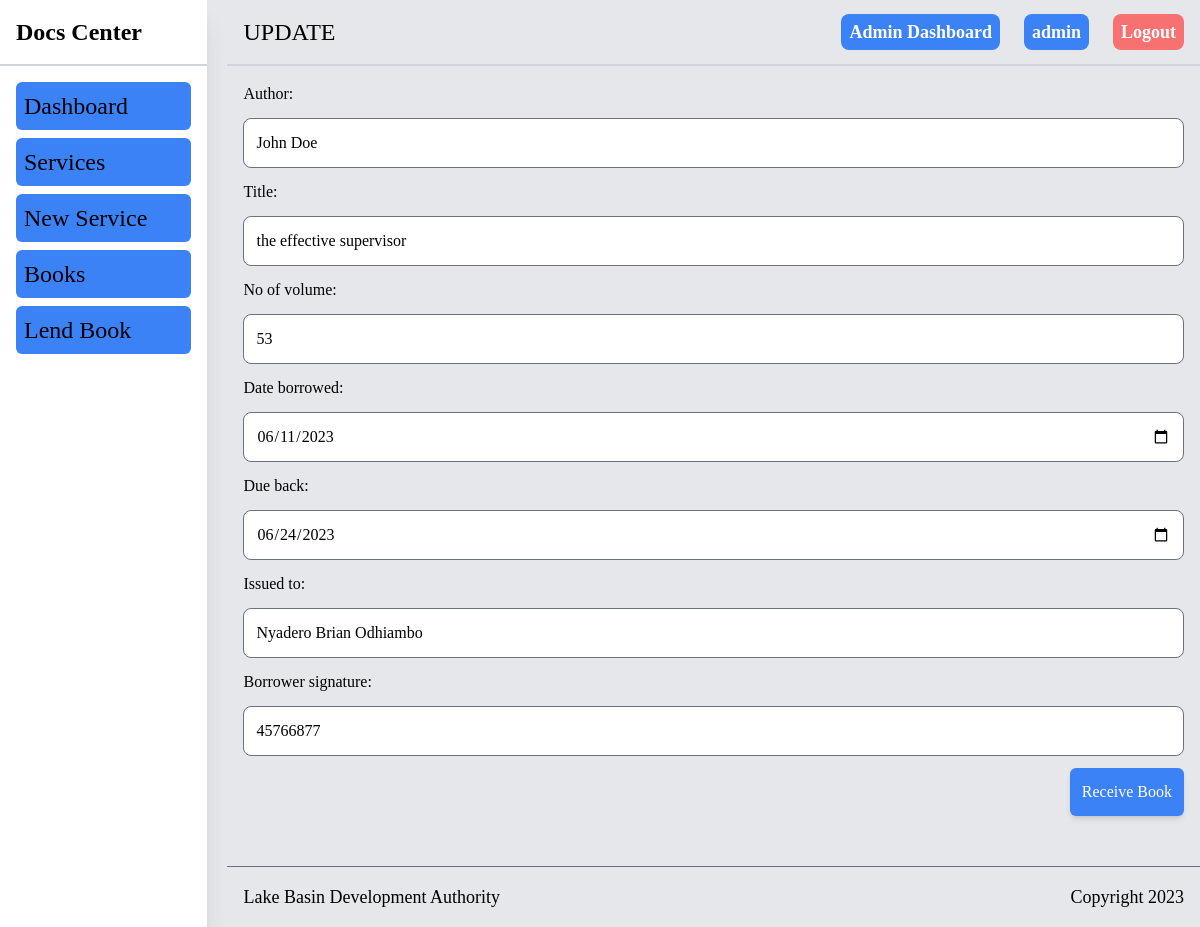
Page /library/update/1 (signed in) on the committed database.
### library/models.py (models this page shows, shortened)
class Book(models.Model):
    author = models.CharField(max_length=255)
    title = models.CharField(max_length=255)
    no_of_volume = models.CharField(max_length=255, null=True)
    issued_to = models.CharField(max_length=255, null=True)
    borrower_signature = models.IntegerField(null=False)
    created_at = models.DateTimeField(auto_now_add=True)
    returned = models.BooleanField(default=False)
    borrowed = models.BooleanField(default=False)
    issuing_officer = models.ForeignKey(User, related_name="books", on_delete=models.CASCADE, default=1)
    due_back = models.DateField(null=False)
    date_borrowed = models.DateField(null=False)
    date_returned = models.DateField(null = True)
    class Meta:
        ordering = ('title',)
        verbose_name_plural = "Books"

### library/views.py (the view)
# urls.py: re_path(r'^update/(?P<pk>\d+)', views.updateDocument, name="update-document"),
@login_required
def updateDocument(request, pk):
    document = get_object_or_404(Book, pk=pk)
    if request.method == "POST":
        form = NewDocumentForm(instance=document, data=request.POST)
        if form.is_valid():
            form.save()
            return redirect("library:index")
    else:
        form = NewDocumentForm(instance=document)
    return render(request, "library/edit-document.html", {"form": form, "object": document})

### library/forms.py
class NewDocumentForm(forms.ModelForm):
    class Meta:
        model = Book
        fields = ["author", "title", "no_of_volume", "date_borrowed", "due_back", "issued_to", "borrower_signature"]
        widgets = {
            "author": forms.TextInput(attrs={"class": INPUT_CLASS, "placeholder": "Author of the book"}),
            "title": forms.TextInput(attrs={"class": INPUT_CLASS, "placeholder": "Title of the book"}),
            "no_of_volume": forms.TextInput(attrs={"class": INPUT_CLASS, "placeholder": "Volume number"}),
            "date_borrowed": forms.DateInput(attrs={"class": INPUT_CLASS, "placeholder": "Title of the book", "type": "date"}),
            "due_back": forms.DateInput(attrs={"class": INPUT_CLASS, "placeholder": "Title of the book", "type": "date"}),
            "issued_to": forms.TextInput(attrs={"class": INPUT_CLASS, "placeholder": "Name of the borrower"}),
            "borrower_signature": forms.NumberInput(attrs={"class": INPUT_CLASS, "placeholder": "Borrower signature"}),
        }

### library/templates/library/edit-document.html (shortened to what this page needs)
{% extends 'core/base.html' %}
{% block crumbs %} Update {% endblock %}
{% block content %}
<div>
   <div>
        <form action="" method="post">
            {{ form.as_p }}
            <div class="flex justify-end w-full">
                <button class="bg-blue-500 text-white p-3 rounded-md shadow-md">Receive Book</button>
            </div>
        </form>
    </div>
</div>
{% endblock %}

### core/templates/core/base.html (shortened to what this page needs)
{% load static tailwind_tags %}
<!DOCTYPE html>
<html lang="en">
	<head>
		{% tailwind_css %}
	</head>
	<body class="bg-gray-200 font-serif leading-normal tracking-normal">
        <section class="flex gap-5">
            <aside class="bg-white shadow-xl w-64">
                <div class="sticky top-0">
                      <div class="p-4 border-b-2 border-b-gray-300">
                    <a href="/" class="font-semibold text-2xl" >Docs Center</a>
                </div>
                <nav class="p-4 w-full">
                    <ul class="">
                        <a href="/" class="text-2xl font-medium text-black dark:text-white mb-4 active::text-red-500">
                           <li class="mb-2 bg-blue-500 p-2 rounded-md w-full cursor-pointer focus:bg-blue-900">Dashboard</li>
                        </a>
                        <a href="{% url 'services:index' %}" class="text-2xl font-medium text-black dark:text-white mb-4">
                            <li class="mb-2 bg-blue-500 p-2 rounded-md w-full cursor-pointer focus:bg-blue-900">Services</li>
                        </a>
                        <a href="{% url 'services:new-request' %}" class="text-2xl font-medium text-black dark:text-white mb-4">
                            <li class="mb-2 bg-blue-500 p-2 rounded-md w-full cursor-pointer focus:bg-blue-900">New Service</li>
                        </a>
                        <a href="{% url 'library:index' %}" class="text-2xl font-medium text-black dark:text-white mb-4">
                            <li class="mb-2 bg-blue-500 p-2 rounded-md w-full cursor-pointer focus:bg-blue-900">Books</li>
                        </a>
                        <a href="{% url 'library:new-document' %}" class="text-2xl font-medium text-black dark:text-white mb-4">
                            <li class="mb-2 bg-blue-500 p-2 rounded-md w-full cursor-pointer focus:bg-blue-900">Lend Book</li>
                        </a>
                    </ul>
                </nav>
                </div>
            </aside>
            <section class="container mx-auto w-full">
                <nav class="w-full flex justify-between items-center p-4 sticky top-0 container mx-auto border-b-2 border-b-gray-300 z-20 bg-gray-200">
                            <div>
                        <h3 class="text-2xl font-medium uppercase">{% block crumbs %}{% endblock %}</h3>
                    </div>
                    <ul class="flex items-center space-x-6">
                        {% if request.user.is_authenticated %}
                        <li><a href="{% url 'admin:index' %}" class="text-lg font-semibold bg-blue-500 hover:bg-blue-700 text-white rounded-lg p-2">Admin Dashboard</a></li>
                        <li><a href="#" class="text-lg font-semibold bg-blue-500 hover:bg-blue-700 text-white rounded-lg p-2">{{request.user.username}}</a></li>
                        <li><a href="{% url 'logout' %}" class="text-lg font-semibold bg-red-400 hover:bg-red-700 text-white rounded-lg p-2">Logout</a></li>
                        {% else %}
                            <li><a href="{% url 'core:login' %}" class="text-lg font-semibold bg-blue-500 hover:bg-blue-700 text-white rounded-lg p-2">Login</a></li>
                            <li><a href="{% url 'admin:index' %}" class="text-lg font-semibold bg-blue-500 hover:bg-blue-700 text-white rounded-lg p-2">Admin</a></li>
                        {% endif %}
                    </ul>
                    </nav>
                <section class="min-h-screen">
			        <section class="min-h-screen p-4">
                       {% block content %}{% endblock %}
			        </section>
                </section>
                <footer class="container mx-auto border-t border-t-gray-500 p-4 flex justify-between items-center">
                    <h3 class="text-lg font-medium">Lake Basin Development Authority</h3>
                    <small class="text-lg font-medium" id="copyright">Copyright  </small>
                </footer>
            </section>
        </section>
	</body>
</html>

### rows in the picture
Book: author "John Doe", title "the effective supervisor", no_of_volume "53", date_borrowed "06/11/2023", due_back "06/24/2023", issued_to "Nyadero Brian Odhiambo", borrower_signature "45766877"

### other values in the picture
{{ request.user.username }} "admin"
